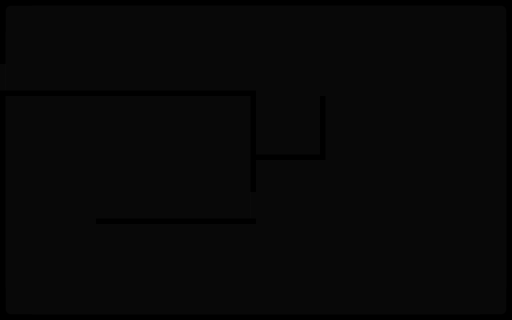

This is a level from a 2D game, rendered from its Tiled map with the project's own tilesets. A one-line summary and the complete map file follow:
An orthogonal 16x10 tile map with 32x32 px tiles, 1 tile layer (Tile Layer 1) and 11 objects (9x boundary, playerSpawn, targetSpawn).

<map version="1.9" tiledversion="1.9.1" orientation="orthogonal" renderorder="right-down" width="16" height="10" tilewidth="32" tileheight="32" infinite="0" nextlayerid="4" nextobjectid="21">
 <tileset firstgid="1" source="tileset.tsx" />
 <layer id="1" name="Tile Layer 1" width="16" height="10">
  <data encoding="csv">
1,2,2,2,2,2,2,2,2,2,2,2,2,2,2,8,
6,9,9,9,9,9,9,9,9,9,9,9,9,9,9,5,
10,3,3,3,3,3,3,3,9,9,9,9,9,9,9,5,
6,9,9,9,9,9,9,5,9,9,6,9,9,9,9,5,
6,9,9,9,9,9,9,5,3,3,6,9,9,9,9,5,
6,9,9,9,9,9,9,5,9,9,9,9,9,9,9,5,
6,9,9,3,3,3,3,11,9,9,9,9,9,9,9,5,
6,9,9,9,9,9,9,9,9,9,9,9,9,9,9,5,
6,9,9,9,9,9,9,9,9,9,9,9,9,9,9,5,
7,3,3,3,3,3,3,3,3,3,3,3,3,3,3,4
</data>
 </layer>
 <objectgroup id="2" name="spawn">
  <object id="1" class="playerSpawn" x="18.7433" y="22.4823" width="64" height="64" />
  <object id="2" class="targetSpawn" x="96" y="128" width="128" height="89" />
 </objectgroup>
 <objectgroup id="3" name="components">
  <object id="12" class="boundary" x="506.215" y="7.80441" width="6.09091" height="303.764" />
  <object id="13" class="boundary" x="-0.18444" y="7.27899" width="6.09091" height="303.764" />
  <object id="14" class="boundary" x="250.339" y="90.1389" width="6.09091" height="133.764" />
  <object id="15" class="boundary" x="320.089" y="96.0972" width="6.09091" height="63.764" />
  <object id="16" class="boundary" x="256.339" y="154.108" width="66.8409" height="5.74226" />
  <object id="17" class="boundary" x="4.63407" y="-0.104167" width="499.666" height="6" />
  <object id="18" class="boundary" x="4.67574" y="314.104" width="499.666" height="6" />
  <object id="19" class="boundary" x="4.96741" y="90.3125" width="248.999" height="6" />
  <object id="20" class="boundary" x="95.9825" y="218.161" width="156.393" height="6" />
 </objectgroup>
</map>
